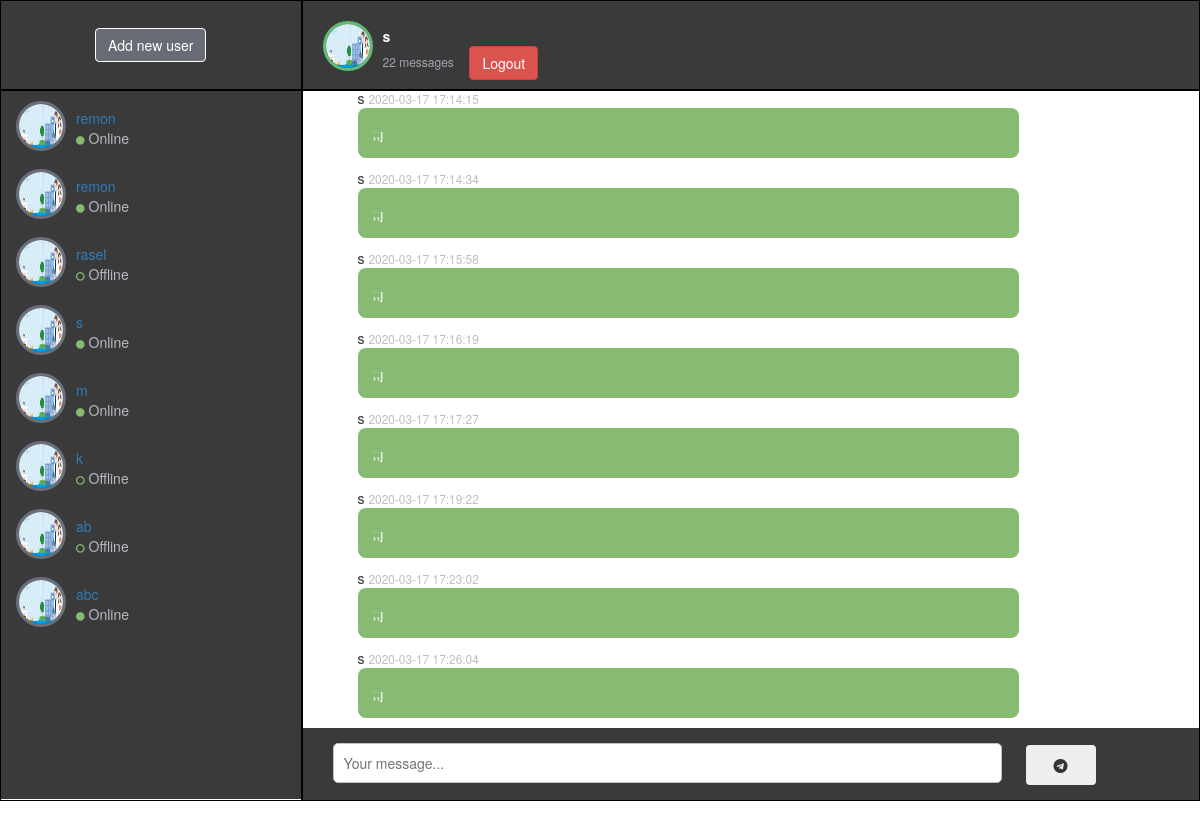
The app's page /home.php?user_name=s (signed in) with its own data.
### tables this page shows
CREATE TABLE `users` (
  `user_id` int(11) NOT NULL,
  `user_name` varchar(100) NOT NULL,
  `user_pass` varchar(100) NOT NULL,
  `user_email` varchar(100) NOT NULL,
  `user_profile` varchar(250) NOT NULL,
  `user_country` text NOT NULL,
  `user_gender` text NOT NULL,
  `forgotten_answer` varchar(100) NOT NULL,
  `log_in` varchar(100) NOT NULL
);

CREATE TABLE `users_chat` (
  `msg_id` int(11) NOT NULL,
  `sender_username` varchar(100) NOT NULL,
  `receiver_username` varchar(100) NOT NULL,
  `msg_content` varchar(500) NOT NULL,
  `msg_status` text NOT NULL,
  `msg_date` timestamp NOT NULL DEFAULT current_timestamp()
);

### home.php (the view, shortened to what this page needs)
<!DOCTYPE html>
<?php
if(!isset($_SESSION['user_email'])){
	header("location:signin.php");
}
else{
?>
<html>
<head>
	<link rel="stylesheet" type="text/css" href="https://maxcdn.bootstrapcdn.com/bootstrap/3.3.7/css/bootstrap.min.css">
	<link rel="stylesheet" type="text/css" href="css/home.css?v=<?php echo time();?>">
	<link rel="stylesheet" type="text/css" href="https://maxcdn.bootstrapcdn.com/font-awesome/4.7.0/css/font-awesome.min.css">
</head>
<body>
     <div class="container main-section">
     <div class="row">
     	<div class="col-md-3 col-sm-3 col-xs-12 left-sidebar">
     		<div class="input-group searchbox">
     			<div class="input-group-btn">
     			<center><a href="include/find_friends.php"><button class="btn btn-default search-icon" name="search_user" type="submit">Add new user</button></a></center>
     			</div>
     			</div>
     		<div class="left-chat">
     		<ul>
     			<?php include("include/get_users_data.php"); ?>
     		</ul>
     	</div>
     	</div>
     <div class="col-md-9 col-sm-9 col-xs-12 right-sidebar">
     <div class="row">
     	<?php
     	$user=$_SESSION['user_email'];
     	$get_user ="select * from users where user_email='$user'";
     	$run_user=mysqli_query($con,$get_user);
     	$row=mysqli_fetch_array($run_user);
     	$user_name =$row['user_name'];
     	?>
     	<?php
     	if(isset($_GET['user_name']))
     	{
     		global $con;
     		$get_username = $_GET['user_name'];
     		$get_user="select * from users where user_name='$get_username'";
     		$run_user=mysqli_query($con,$get_user);
     		$row_user = mysqli_fetch_array($run_user);
     		$username = $row_user['user_name'];
     		$user_profile_image =$row_user['user_profile'];
     	}
     	$total_messages ="select * from users_chat where (sender_username='$user_name' AND receiver_username='$username') OR (receiver_username='$user_name' AND sender_username='$username')";
     	$run_messages=mysqli_query($con,$total_messages);
     	$total = mysqli_num_rows($run_messages);
     	?>
     	<div class="col-md-12 right-header">
     		<div class="right-header-img">
     			<img src=<?php echo "$user_profile_image";?>>
     		</div>
     		<div class="right-header-detail">
     			<form method="post">
     				<p><?php echo "$username"; ?> </p>
     				<span><?php echo $total; ?> messages</span>&nbsp &nbsp
     				<button name="logout" class="btn btn-danger">Logout</button>
     			</form>
     		</div>
        </div>
    </div>
         <div class="row">
         	<div id="scrolling_to_bottom" class="col-md-12 right-header-contentChat">
         	  <?php
         	  $sel_msg ="select * from users_chat where (sender_username='$user_name'
         	  AND receiver_username='$username') OR (receiver_username='$user_name' AND sender_username='$username') ORDER by 1 ASC";
         	  $run_msg =mysqli_query($con,$sel_msg);
         	  while($row=mysqli_fetch_array($run_msg))
         	  {
         	  	$sender_username = $row['sender_username'];
         	  	$receiver_username= $row['receiver_username'];
         	  	$msg_content =$row['msg_content'];
         	  	$msg_date =$row['msg_date'];
         	    ?>
         	    <ul>
         	    	<?php
         	    	if($user_name==$sender_username AND $username==$receiver_username)
         	    	{
         	    		echo "
         	    		       <li>
         	    		     <div class='rightside-right-chat'>
         	    		     <span> $username <small> $msg_date </small></span>
         	    		     <p>$msg_content</p>
         	    		       <div>
         	    		          </li>
         	    		";
         	    	}
         	    	else if($user_name==$receiver_username AND $username==$sender_username)
         	    	{
         	    		echo "
         	    		<li>
         	    		<div class='rightside-left-chat'>
         	    		<span> $username <small>$msg_date</small></span>
         	    		<p>$msg_content</p>
         	    		<div>
         	    		</li>
         	    		";
         	    	}
         	    	?>
         	    </ul>
         	    <?php
         	   }
         	    ?>
         	</div>
         </div>
         <div class="row">
         	<div class="col-md-12 right-chat-textbox">
         		<form method="post">
         			<input  autocomplete="off" type="text" name="msg_content" placeholder="Your message...">
         			<button class="btn" name="submit"><i class="fa fa-telegram" aria-hidden="true"></i></button>
         		</form>
         	</div>
         </div>
     </div>
 </div>
     	</div>
</body>
</html>
<?php } ?>

### include/get_users_data.php (shortened to what this page needs)
<?php
$con=mysqli_connect("localhost","root","","mychat");
$user ="select * from users";
 $run_user = mysqli_query($con,$user);
 while ($row_user = mysqli_fetch_array($run_user))
 {
 	$user_name = $row_user['user_name'];
 	$user_profile = $row_user['user_profile'];
 	$login = $row_user['log_in'];
 	echo "
 	     <li>
 	      <div class='chat-left-img'>
 	       <img src='$user_profile'>
 	        </div>
 	         <div class='chat-left-detail'>
 	         <p> <a href='home.php?user_name=$user_name'>$user_name</a></p>";
 	if ($login=='Online') {
 		echo "<span><i class='fa fa-circle' aria-hidden='true'></i> Online</span>";
 	}
 	else
 	{
 		echo "<span><i class='fa fa-circle-o' aria-hidden='true'></i> Offline</span>";
 	}
   }
 ?>

### css/home.css (style rules this page uses)
.main-section { border: 1px solid #000; width:100%; }
.left-sidebar { background-color: #3A3A3A; padding: 0px; }
.searchbox { width: 100%; padding:27px 10px; border-bottom: 2px solid #000; }
.form-control,.search-icon,.search-icon:hover { background-color: #6A6c75; border:1px solid #fff; color: #fff; box-shadow: none !important; }
.chat-left-img,.chat-left-detail { float: left; }
.left-chat { overflow-y: scroll; }
.left-chat ul { overflow: hidden; padding: 0px; }
.left-chat ul li { list-style:none; width: 100%; float: left; margin: 10px 0px 8px 15px; }
.chat-left-img img { width: 50px; height: 50px; border-radius: 50%; text-align: left; float: fixed; border:3px solid #6B6F79; }
.chat-left-detail { margin-left: 10px; }
.chat-left-detail p { margin: 0px; color: #fff; padding: 7px 0px 0px; }
.chat-left-detail span { color: #B8BAC3; }
.chat-left-detail span i { font-size: 10px; color:#86BB71; }
.right-sidebar { border-left:2px solid #000; }
.right-header { border-bottom: 2px solid #000; margin: 0px; padding: 0px; }
.right-header-img img { width: 50px; height:50px; float: left; border-radius: 50%; border: 3px solid #61BC71; margin-right: 10px; }
.right-header { padding: 20px; height: 90px; background-color:#3A3A3A; }
.right-header-detail p { margin: 0px; color: #fff; font-weight: bold; padding-top: 5px; }
.right-header-detail span { color: #9FA5AF; font-size: 12px; }
.rightside-left-chat,.rightside-right-chat { float: left; width: 80%; position:relative; }
.right-header-contentChat { overflow-y: scroll; background-color: #FFFFFF; position:relative; }
.right-header-contentChat ul li { list-style: none; margin-top: 20px; }
.right-header-contentChat .rightside-left-chat p,.right-header-contentChat .rightside-right-chat p { background-color: #86BB71; padding:15px; border-radius: 8px; color:#fff; }
.right-chat-textbox { padding: 15px 30px; width: 100%; background-color: #3A3A3A; }
.right-chat-textbox input { width: 80%; height: 40px; border:2px solid #3d85ca; border-radius: 5px; padding: 0px 10px; border:1px solid #c1c1c1; }
.right-chat-textbox button { height:40px; width:70px; margin-left: 20px; }
.rightside-right-chat span small,.rightside-left-chat span small { color:#BDBDC2; }
.rightside-left-chat:before { content: " "; position: absolute; top:14px; left: 15px; bottom: 150px; border:15px solid transparent; border-bottom-color: #86BB71; z-index: 1; }
.row { position: left; }

### records on screen
users: user_profile (picture), user_name "remon", log_in "Online" (drawn)
users: user_profile (picture), user_name "remon", log_in "Online" (drawn)
users: user_profile (picture), user_name "rasel", log_in "Offline"
users: user_profile (picture), user_name "s", log_in "Online" (drawn)
users: user_profile (picture), user_name "m", log_in "Online" (drawn)
users: user_profile (picture), user_name "k", log_in "Offline"
users: user_profile (picture), user_name "ab", log_in "Offline"
users: user_profile (picture), user_name "abc", log_in "Online" (drawn)
users_chat: msg_date "2020-03-17 17:14:15", msg_content ";;j"
users_chat: msg_date "2020-03-17 17:14:34", msg_content ";;j"
users_chat: msg_date "2020-03-17 17:15:58", msg_content ";;j"
users_chat: msg_date "2020-03-17 17:16:19", msg_content ";;j"
users_chat: msg_date "2020-03-17 17:17:27", msg_content ";;j"
users_chat: msg_date "2020-03-17 17:19:22", msg_content ";;j"
users_chat: msg_date "2020-03-17 17:23:02", msg_content ";;j"
users_chat: msg_date "2020-03-17 17:26:04", msg_content ";;j"

### other values on screen
$total "22"
